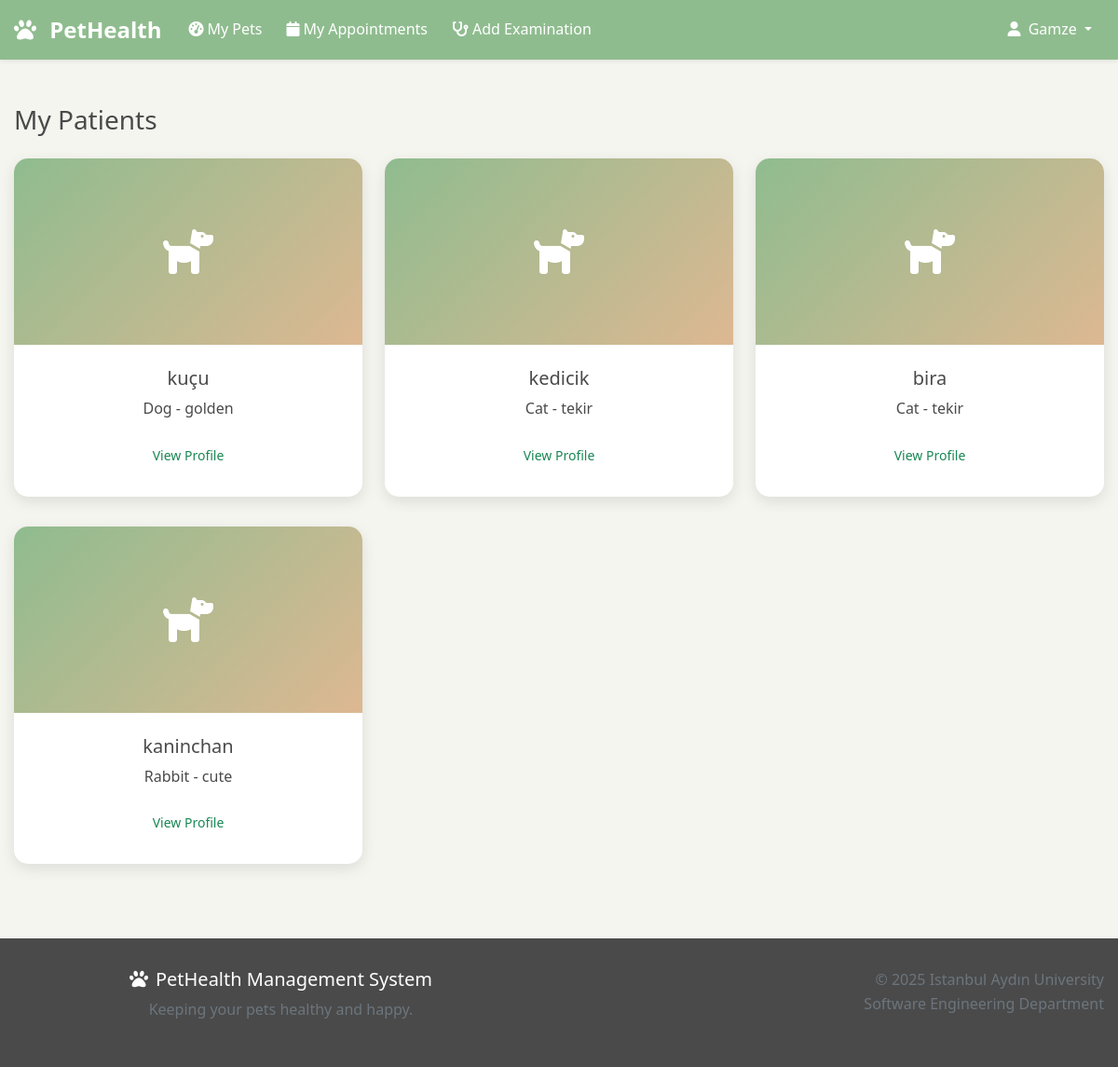
Screenshot of /vet-patients/ (signed in) with the database file from the repository.
### main/models.py (models this page shows, shortened)
class Pet(models.Model):
    SPECIES_CHOICES = [
        ('dog', 'Dog'),
        ('cat', 'Cat'),
        ('bird', 'Bird'),
        ('rabbit', 'Rabbit'),
        ('fish', 'Fish'),
        ('hamster', 'Hamster'),
        ('other', 'Other'),
    ]
    GENDER_CHOICES = [
        ('male', 'Male'),
        ('female', 'Female'),
    ]
    owner = models.ForeignKey(User, on_delete=models.CASCADE, related_name='pets')
    name = models.CharField(max_length=100)
    species = models.CharField(max_length=20, choices=SPECIES_CHOICES)
    breed = models.CharField(max_length=100, blank=True)
    gender = models.CharField(max_length=10, choices=GENDER_CHOICES)
    birthdate = models.DateField()
    weight = models.DecimalField(max_digits=5, decimal_places=2, help_text="Weight in kg")
    color = models.CharField(max_length=50, blank=True)
    microchip_id = models.CharField(max_length=50, blank=True)
    photo = models.ImageField(upload_to='pet_photos/', blank=True)
    created_at = models.DateTimeField(auto_now_add=True)

### main/views.py (the view)
# urls.py: path('vet-patients/', views.vet_patients, name='vet_patients'),
@login_required
def vet_patients(request):
    try:
        vet = Veterinarian.objects.get(user=request.user)
        pet_ids = Appointment.objects.filter(veterinarian=vet).values_list('pet_id', flat=True).distinct()
        pets = Pet.objects.filter(id__in=pet_ids)
    except Veterinarian.DoesNotExist:
        messages.error(request, 'Veteriner profili bulunamadı.')
        return redirect('dashboard')
    return render(request, 'vet_patients.html', {'pets': pets})

### templates/vet_patients.html (shortened to what this page needs)
{% extends 'base.html' %}
{% block content %}
<div class="container mt-5">
  <h3 class="mb-4">My Patients</h3>
  <div class="row">
    {% for pet in pets %}
    <div class="col-md-4">
      <div class="pet-card">
        <div class="pet-photo d-flex justify-content-center align-items-center">
          <i class="fas fa-dog fa-3x text-white"></i>
        </div>
        <div class="pet-info text-center">
          <h5>{{ pet.name }}</h5>
          <p>{{ pet.species|capfirst }} - {{ pet.breed }}</p>
          <a href="{% url 'pet_detail' pet.id %}" class="btn btn-outline-success btn-sm rounded-pill px-4">View Profile</a>
        </div>
      </div>
    </div>
    {% empty %}
    <p>You haven't examined any pets yet.</p>
    {% endfor %}
  </div>
</div>
{% endblock %}

### templates/base.html (shortened to what this page needs)
{% load static %}
<!DOCTYPE html>
<html lang="en">
  <head>
    <link
      href="https://cdn.jsdelivr.net/npm/bootstrap@5.1.3/dist/css/bootstrap.min.css"
      rel="stylesheet"
    />
    <link
      rel="stylesheet"
      href="https://cdnjs.cloudflare.com/ajax/libs/font-awesome/6.0.0/css/all.min.css"
    />
    <link rel="stylesheet" href="{% static 'css/style.css' %}" />
  </head>
  <body>
    <nav class="navbar navbar-expand-lg navbar-dark">
      <div class="container">
        <a class="navbar-brand" href="{% url 'home' %}">
          <i class="fas fa-paw me-2"></i>
          PetHealth
        </a>
        <div class="collapse navbar-collapse" id="navbarNav">
          <ul class="navbar-nav me-auto">
            {% if user.is_authenticated %}
            <li class="nav-item">
              <a class="nav-link" href="{% if user.userprofile.is_veterinarian %}{% url 'vet_patients' %}{% else %}{% url 'dashboard' %}{% endif %}">
                <i class="fas fa-tachometer-alt me-1"></i>My Pets
              </a>
            </li>
            {% if not user.userprofile.is_veterinarian %}
            <li class="nav-item">
              <a class="nav-link" href="{% url 'schedule_appointment' %}">
                <i class="fas fa-calendar-plus me-1"></i>Schedule Appointment
              </a>
            </li>
            <li class="nav-item">
              <a class="nav-link" href="{% url 'my_appointments' %}">
                <i class="fas fa-calendar me-1"></i>My Appointments
              </a>
            </li>
            {% else %}
            <li class="nav-item">
              <a class="nav-link" href="{% url 'vet_dashboard' %}">
                <i class="fas fa-calendar me-1"></i>My Appointments
              </a>
            </li>
            <li class="nav-item">
              <a class="nav-link" href="{% url 'add_examination' %}">
                <i class="fas fa-stethoscope me-1"></i>Add Examination
              </a>
            </li>
            {% endif %} {% endif %}
          </ul>
          <ul class="navbar-nav">
            {% if user.is_authenticated %}
            <li class="nav-item dropdown">
              <a
                class="nav-link dropdown-toggle"
                href="#"
                role="button"
                data-bs-toggle="dropdown"
              >
                <i class="fas fa-user me-1"></i>{% if user.first_name %}
                                                  {{ user.first_name }}
                                                {% else %}
                                                  {{ user.username }}
                                                {% endif %}
              </a>
            </li>
            {% else %}
            <li class="nav-item">
              <a class="nav-link" href="{% url 'login' %}">
                <i class="fas fa-sign-in-alt me-1"></i>Login
              </a>
            </li>
            {% endif %}
          </ul>
        </div>
      </div>
    </nav>
    <main>{% block content %} {% endblock %}</main>
    <footer class="footer mt-5">
      <div class="container">
        <div class="row">
          <div class="col-md-6">
            <h5><i class="fas fa-paw me-2"></i>PetHealth Management System</h5>
            <p class="text-muted">Keeping your pets healthy and happy.</p>
          </div>
          <div class="col-md-6 text-md-end">
            <p class="text-muted">
              &copy; 2025 Istanbul Aydın University<br />
              Software Engineering Department
            </p>
          </div>
        </div>
      </div>
    </footer>
  </body>
</html>

### static/css/style.css (style rules this page uses)
:root { --primary-color: #8fbc8f; --secondary-color: #f5f5f0; --accent-color: #ddb892; --text-dark: #4a4a4a; --text-light: #666; --border-color: #e0e0e0; --success-color: #5cb85c; --warning-color: #f0ad4e; --danger-color: #d9534f; }
body { font-family: "Segoe UI", Tahoma, Geneva, Verdana, sans-serif; background-color: var(--secondary-color); color: var(--text-dark); line-height: 1.6; }
.container { max-width: 1200px; margin: 0 auto; padding: 0 15px; }
.navbar { background-color: var(--primary-color) !important; }
.navbar-brand { font-weight: bold; font-size: 1.5rem; }
.navbar-nav .nav-link { color: white !important; margin: 0 5px; border-radius: 5px; transition: background-color 0.3s ease; }
.btn { border-radius: 25px; padding: 10px 25px; font-weight: 500; text-decoration: none; transition: all 0.3s ease; border: none; }
.pet-card { background: white; border-radius: 15px; overflow: hidden; box-shadow: 0 5px 15px rgba(0, 0, 0, 0.1); transition: transform 0.3s ease; margin-bottom: 2rem; }
.pet-photo { width: 100%; height: 200px; object-fit: cover; background: linear-gradient( 135deg, var(--primary-color), var(--accent-color) ); }
.pet-info { padding: 1.5rem; }
.footer { background-color: var(--text-dark); color: white; padding: 2rem 0; margin-top: 4rem; text-align: center; }

### rows the page displays
Pet: name "kuçu", species "Dog", breed "golden"
Pet: name "kedicik", species "Cat", breed "tekir"
Pet: name "bira", species "Cat", breed "tekir"
Pet: name "kaninchan", species "Rabbit", breed "cute"

### other values shown
{{ user.first_name }} "Gamze"
